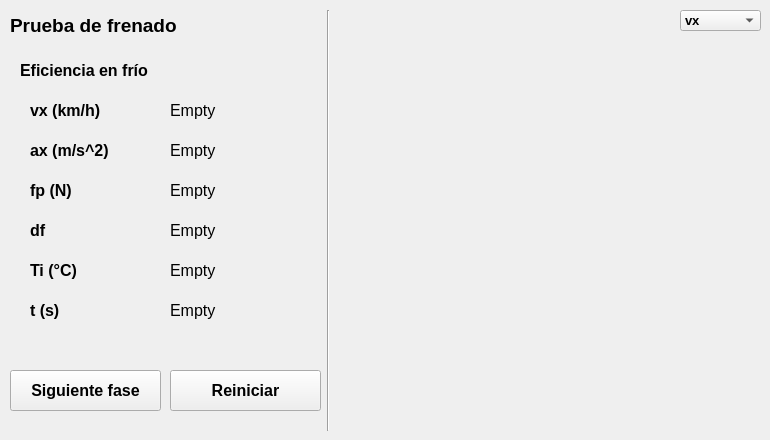
       <widget class="QWidget" name="tab_frenado">
        <property name="styleSheet">
         <string notr="true"/>
        </property>
        <attribute name="title">
         <string>Frenado</string>
        </attribute>
        <widget class="QLabel" name="label_fre_fase">
         <property name="geometry">
          <rect>
           <x>20</x>
           <y>50</y>
           <width>311</width>
           <height>41</height>
          </rect>
         </property>
         <property name="font">
          <font>
           <family>Arial</family>
           <pointsize>12</pointsize>
           <weight>75</weight>
           <bold>true</bold>
          </font>
         </property>
         <property name="frameShape">
          <enum>QFrame::NoFrame</enum>
         </property>
         <property name="text">
          <string>Eficiencia en frío</string>
         </property>
        </widget>
        <widget class="PlotWidget" name="fre_widget_plot" native="true">
         <property name="geometry">
          <rect>
           <x>340</x>
           <y>10</y>
           <width>421</width>
           <height>421</height>
          </rect>
         </property>
         <property name="mouseTracking">
          <bool>false</bool>
         </property>
         <widget class="QComboBox" name="combo_fre_plot">
          <property name="geometry">
           <rect>
            <x>340</x>
            <y>0</y>
            <width>81</width>
            <height>21</height>
           </rect>
          </property>
          <property name="font">
           <font>
            <pointsize>10</pointsize>
            <weight>75</weight>
            <bold>true</bold>
           </font>
          </property>
          <property name="maxVisibleItems">
           <number>9</number>
          </property>
          <item>
           <property name="text">
            <string>vx</string>
           </property>
          </item>
          <item>
           <property name="text">
            <string>ax</string>
           </property>
          </item>
          <item>
           <property name="text">
            <string>fp</string>
           </property>
          </item>
          <item>
           <property name="text">
            <string>df</string>
           </property>
          </item>
         </widget>
        </widget>
        <widget class="QLabel" name="label_fre_titulo">
         <property name="geometry">
          <rect>
           <x>10</x>
           <y>10</y>
           <width>317</width>
           <height>31</height>
          </rect>
         </property>
         <property name="font">
          <font>
           <family>Arial</family>
           <pointsize>14</pointsize>
           <weight>75</weight>
           <bold>true</bold>
          </font>
         </property>
         <property name="text">
          <string>Prueba de frenado</string>
         </property>
        </widget>
        <widget class="Line" name="line_2">
         <property name="geometry">
          <rect>
           <x>320</x>
           <y>10</y>
           <width>16</width>
           <height>421</height>
          </rect>
         </property>
         <property name="orientation">
          <enum>Qt::Vertical</enum>
         </property>
        </widget>
        <widget class="QLabel" name="label_fre_Ti">
         <property name="geometry">
          <rect>
           <x>170</x>
           <y>250</y>
           <width>151</width>
           <height>41</height>
          </rect>
         </property>
         <property name="font">
          <font>
           <family>Arial</family>
           <pointsize>12</pointsize>
          </font>
         </property>
         <property name="frameShape">
          <enum>QFrame::NoFrame</enum>
         </property>
         <property name="frameShadow">
          <enum>QFrame::Sunken</enum>
         </property>
         <property name="text">
          <string>Empty</string>
         </property>
        </widget>
        <widget class="QLabel" name="label_fre_vx">
         <property name="geometry">
          <rect>
           <x>170</x>
           <y>90</y>
           <width>151</width>
           <height>41</height>
          </rect>
         </property>
         <property name="font">
          <font>
           <family>Arial</family>
           <pointsize>12</pointsize>
          </font>
         </property>
         <property name="frameShape">
          <enum>QFrame::NoFrame</enum>
         </property>
         <property name="frameShadow">
          <enum>QFrame::Sunken</enum>
         </property>
         <property name="text">
          <string>Empty</string>
         </property>
        </widget>
        <widget class="QLabel" name="label_fre_fp">
         <property name="geometry">
          <rect>
           <x>170</x>
           <y>170</y>
           <width>151</width>
           <height>41</height>
          </rect>
         </property>
         <property name="font">
          <font>
           <family>Arial</family>
           <pointsize>12</pointsize>
          </font>
         </property>
         <property name="frameShape">
          <enum>QFrame::NoFrame</enum>
         </property>
         <property name="frameShadow">
          <enum>QFrame::Sunken</enum>
         </property>
         <property name="text">
          <string>Empty</string>
         </property>
        </widget>
        <widget class="QLabel" name="label_fre_4">
         <property name="geometry">
          <rect>
           <x>30</x>
           <y>210</y>
           <width>131</width>
           <height>41</height>
          </rect>
         </property>
         <property name="font">
          <font>
           <family>Arial</family>
           <pointsize>12</pointsize>
           <weight>75</weight>
           <bold>true</bold>
          </font>
         </property>
         <property name="frameShape">
          <enum>QFrame::NoFrame</enum>
         </property>
         <property name="text">
          <string>df</string>
         </property>
        </widget>
        <widget class="QLabel" name="label_fre_2">
         <property name="geometry">
          <rect>
           <x>30</x>
           <y>130</y>
           <width>131</width>
           <height>41</height>
          </rect>
         </property>
         <property name="font">
          <font>
           <family>Arial</family>
           <pointsize>12</pointsize>
           <weight>75</weight>
           <bold>true</bold>
          </font>
         </property>
         <property name="frameShape">
          <enum>QFrame::NoFrame</enum>
         </property>
         <property name="text">
          <string>ax (m/s^2)</string>
         </property>
        </widget>
        <widget class="QLabel" name="label_fre_df_Td">
         <property name="geometry">
          <rect>
           <x>170</x>
           <y>210</y>
           <width>151</width>
           <height>41</height>
          </rect>
         </property>
         <property name="font">
          <font>
           <family>Arial</family>
           <pointsize>12</pointsize>
          </font>
         </property>
         <property name="frameShape">
          <enum>QFrame::NoFrame</enum>
         </property>
         <property name="frameShadow">
          <enum>QFrame::Sunken</enum>
         </property>
         <property name="text">
          <string>Empty</string>
         </property>
        </widget>
        <widget class="QLabel" name="label_fre_5">
         <property name="geometry">
          <rect>
           <x>30</x>
           <y>250</y>
           <width>131</width>
           <height>41</height>
          </rect>
         </property>
         <property name="font">
          <font>
           <family>Arial</family>
           <pointsize>12</pointsize>
           <weight>75</weight>
           <bold>true</bold>
          </font>
         </property>
         <property name="frameShape">
          <enum>QFrame::NoFrame</enum>
         </property>
         <property name="text">
          <string>Ti (°C)</string>
         </property>
        </widget>
        <widget class="QLabel" name="label_fre_ax">
         <property name="geometry">
          <rect>
           <x>170</x>
           <y>130</y>
           <width>151</width>
           <height>41</height>
          </rect>
         </property>
         <property name="font">
          <font>
           <family>Arial</family>
           <pointsize>12</pointsize>
          </font>
         </property>
         <property name="frameShape">
          <enum>QFrame::NoFrame</enum>
         </property>
         <property name="frameShadow">
          <enum>QFrame::Sunken</enum>
         </property>
         <property name="text">
          <string>Empty</string>
         </property>
        </widget>
        <widget class="QLabel" name="label_fre_3">
         <property name="geometry">
          <rect>
           <x>30</x>
           <y>170</y>
           <width>131</width>
           <height>41</height>
          </rect>
         </property>
         <property name="font">
          <font>
           <family>Arial</family>
           <pointsize>12</pointsize>
           <weight>75</weight>
           <bold>true</bold>
          </font>
         </property>
         <property name="frameShape">
          <enum>QFrame::NoFrame</enum>
         </property>
         <property name="text">
          <string>fp (N)</string>
         </property>
        </widget>
        <widget class="QLabel" name="label_fre_1">
         <property name="geometry">
          <rect>
           <x>30</x>
           <y>90</y>
           <width>131</width>
           <height>41</height>
          </rect>
         </property>
         <property name="font">
          <font>
           <family>Arial</family>
           <pointsize>12</pointsize>
           <weight>75</weight>
           <bold>true</bold>
          </font>
         </property>
         <property name="frameShape">
          <enum>QFrame::NoFrame</enum>
         </property>
         <property name="text">
          <string>vx (km/h)</string>
         </property>
        </widget>
        <widget class="QLabel" name="label_fre_t_dr">
         <property name="geometry">
          <rect>
           <x>170</x>
           <y>290</y>
           <width>151</width>
           <height>41</height>
          </rect>
         </property>
         <property name="font">
          <font>
           <family>Arial</family>
           <pointsize>12</pointsize>
          </font>
         </property>
         <property name="frameShape">
          <enum>QFrame::NoFrame</enum>
         </property>
         <property name="frameShadow">
          <enum>QFrame::Sunken</enum>
         </property>
         <property name="text">
          <string>Empty</string>
         </property>
        </widget>
        <widget class="QLabel" name="label_fre_6">
         <property name="geometry">
          <rect>
           <x>30</x>
           <y>290</y>
           <width>131</width>
           <height>41</height>
          </rect>
         </property>
         <property name="font">
          <font>
           <family>Arial</family>
           <pointsize>12</pointsize>
           <weight>75</weight>
           <bold>true</bold>
          </font>
         </property>
         <property name="frameShape">
          <enum>QFrame::NoFrame</enum>
         </property>
         <property name="text">
          <string>t (s)</string>
         </property>
        </widget>
        <widget class="QPushButton" name="button_fre_rst">
         <property name="geometry">
          <rect>
           <x>170</x>
           <y>370</y>
           <width>151</width>
           <height>41</height>
          </rect>
         </property>
         <property name="font">
          <font>
           <family>Arial</family>
           <pointsize>12</pointsize>
           <weight>75</weight>
           <bold>true</bold>
          </font>
         </property>
         <property name="text">
          <string>Reiniciar</string>
         </property>
        </widget>
        <widget class="QPushButton" name="button_fre_fase">
         <property name="geometry">
          <rect>
           <x>10</x>
           <y>370</y>
           <width>151</width>
           <height>41</height>
          </rect>
         </property>
         <property name="font">
          <font>
           <family>Arial</family>
           <pointsize>12</pointsize>
           <weight>75</weight>
           <bold>true</bold>
          </font>
         </property>
         <property name="text">
          <string>Siguiente fase</string>
         </property>
        </widget>
       </widget>
